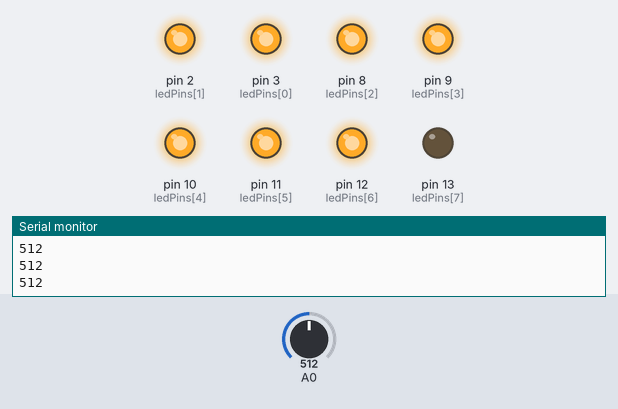
Recording of a sketch running on a simulated Arduino Uno, built with avr-gcc and run on an emulated ATmega328P. Parts: output pins drawn as LEDs (lit = HIGH), the last lines printed to the serial monitor. The inputs (shaded band) are chosen by the test bench; at power-on: A0 = 512.

Above: at 1.2 s.
1.3 s: A0 set to 514
At 2.2 s:
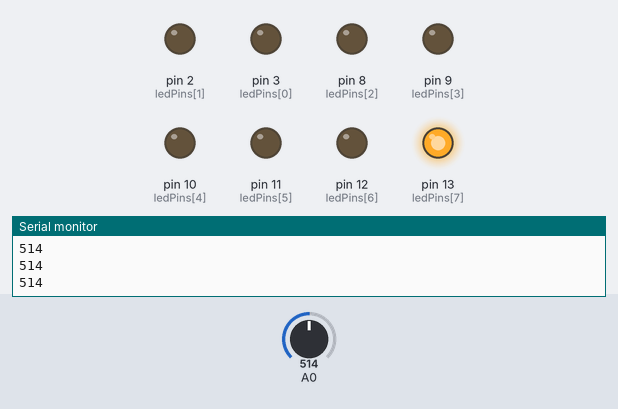
2.8 s: A0 set to 716
At 3.4 s:
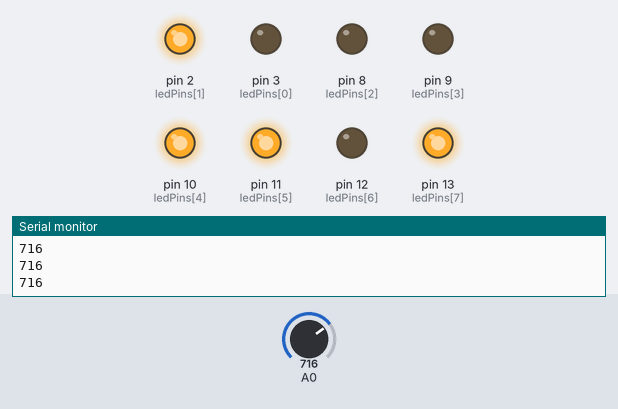
4.3 s: A0 set to 719
At 5.5 s:
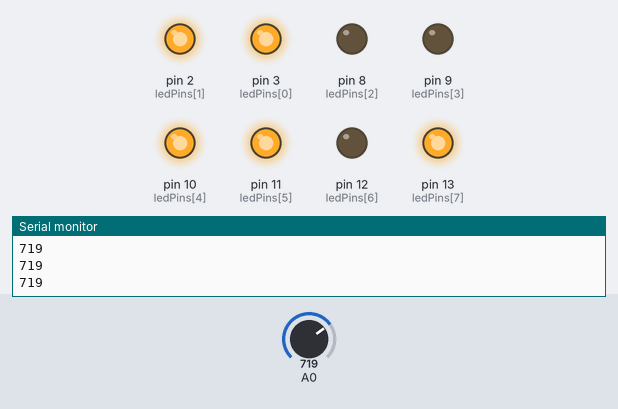
5.8 s: A0 set to 900
At 6.9 s:
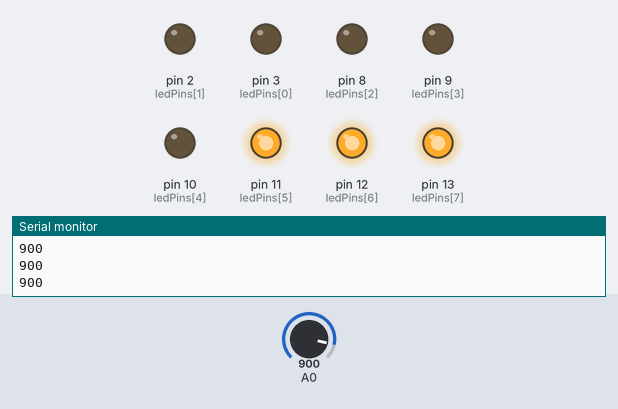
7.3 s: A0 set to 903
At 8.0 s:
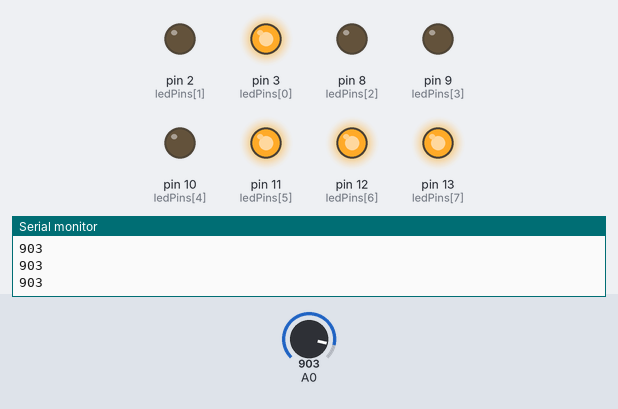
8.8 s: A0 set to 511
At 9.2 s:
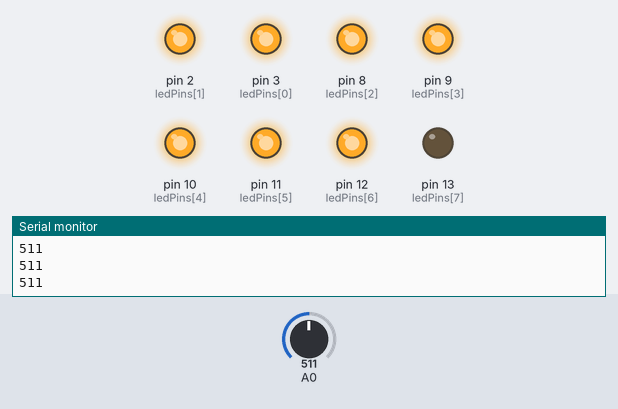
Timing chart, 0 to 11.3 s (numbered marks = the images above; inputs shaded):
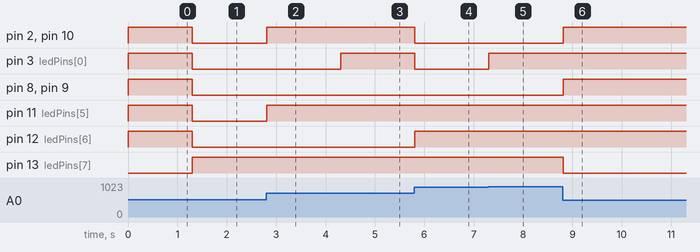

The sketch:

code.ino
```cpp
//LED'lerin bagli oldugu dijital pinler int tipinde dizide saklanir.
int ledPins[] = {3, 2, 8, 9, 10, 11, 12, 13};

void setup() {
  //LED'ler cikis donanimi oldugundan bagli oldugu
  //pinler OUTPUT olarak ayarlanir.
  for (int i = 0; i < 8; i++) {
    pinMode(ledPins[i], OUTPUT);
  }
  //Potansiyometreden okunan degerlerin
  //terminal ekraninda gosterilebilmesi icin
  //9600 baudrate hizinda Seri haberlesme portuna baglanilir.
  Serial.begin(9600);
}

void loop() {
  // Potansiyometrenin bagli oldugu A0 pininden
  // analog olarak deger okunur ve int degiskenine aktarilir.
  int potValue=analogRead(A0);

  //0-1023 arasinda deger okundugundan ve 8 bitlik
  //deger gosterileceginden okunan deger 0-255
  //arasina map edilir.
  int binaryValue = map(potValue, 0, 1023, 0, 255);

  Serial.println(potValue);
  //for dongusu ile LED'lerin pinlerini tutan dizi gezilir.
  for (int i = 0; i < 8; i++) {
    //Map edilmis analog deger ile i'nin 1 bit kaydirilmis
    //haline AND islemi uygulanir ve cikis sinyali olusturulur.
    if (binaryValue & (1 << i)) {
      digitalWrite(ledPins[i], HIGH);
    } else {
      digitalWrite(ledPins[i], LOW);
    }
  }

}
```

Measured:
- the behaviour switches between 513 and 514 on A0 (found by bisection; images 0 and 1)
- the behaviour switches between 718 and 719 on A0 (found by bisection; images 2 and 3)
- the behaviour switches between 902 and 903 on A0 (found by bisection; images 4 and 5)
- after the input at 1.3 s, pin 2 (ledPins[1]), pin 3 (ledPins[0]), pin 8 (ledPins[2]), pin 9 (ledPins[3]), pin 10 (ledPins[4]), pin 11 (ledPins[5]), pin 12 (ledPins[6]): HIGH → LOW at once; pin 13 (ledPins[7]): LOW → HIGH at once
- after the input at 2.8 s, pin 2 (ledPins[1]), pin 10 (ledPins[4]), pin 11 (ledPins[5]): LOW → HIGH at once
- after the input at 4.3 s, pin 3 (ledPins[0]): LOW → HIGH at once
- after the input at 5.8 s, pin 2 (ledPins[1]), pin 3 (ledPins[0]), pin 10 (ledPins[4]): HIGH → LOW at once; pin 12 (ledPins[6]): LOW → HIGH at once
- after the input at 7.3 s, pin 3 (ledPins[0]): LOW → HIGH at once
- after the input at 8.8 s, pin 2 (ledPins[1]), pin 8 (ledPins[2]), pin 9 (ledPins[3]), pin 10 (ledPins[4]): LOW → HIGH at once; pin 13 (ledPins[7]): HIGH → LOW at once
